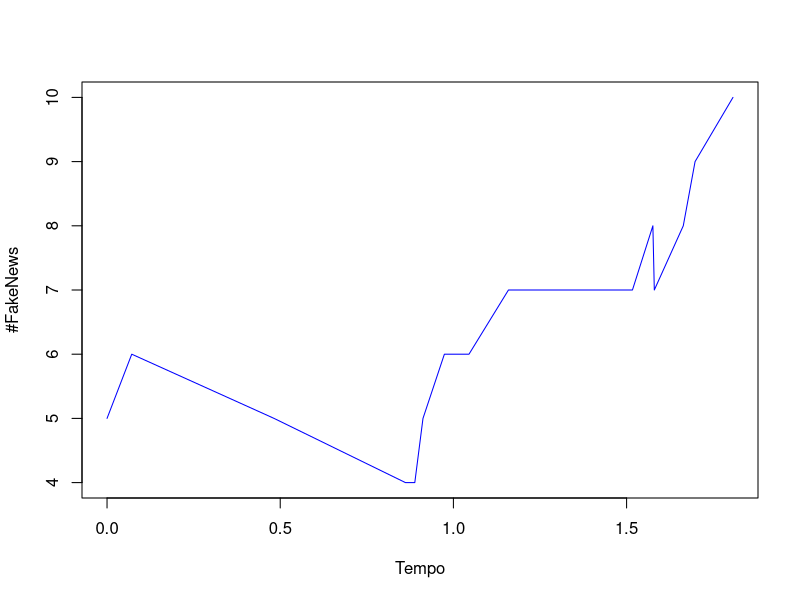

Here is the R script that generated this plot:

#set.seed(1)
#calcula o proximo evento
calculaProxEvento <- function(tl, colname, n, k, tt) {
  
	#inicializo uma matriz para inserir os eventos que vão ser gerados para poder pegar o proximo evento, sendo que esse evento é o com menor tempo (por falta de memoria podemos fazer assim)
	prox <- matrix(rep(0,), ncol = length(colname), nrow = n*2)
	colnames(prox) <- colname
	
	#Faço um for para calcular o próximo evento de cada usuário
	#Cada usuario propaga uma FakeNews e uma GoodNews. Se a timeline dele for soh FakeNews(ou soh goodNews) ele propaga a FakeNews(ou a GoodNews) com probabilidade 1.
	
	for(i in 1:n){
	
		#calcula prox FakeNews propagado do usuario i
		vizinho <- sample(1:(n-1), 1) #numero aleatorio entre 1 e K-1, daqui fazemos a conta para saber qual o vizinho que vai receber o post. A distribuição é uniforme.
		if(vizinho == i) {vizinho <- n} #A probabilidade é 1/N-1, porque ele nao tem auto referencia, entao se cair nele, vai ser o N-esimo elemento. #Um pouco de gambiarra, mas funciona
		#popula meus dados
		prox[i,1] <- i #TlSource
		prox[i,2] <- vizinho #TlDestination
		
		if(rowSums(tl)[i] == k){#todos os posts do propagador sao FakeNews, entao ele propaga FN
		  prox[i,3] <- 1
		} else if(rowSums(tl)[i] == 0){#todos os posts do propagador sao GoodNews, entao ele propaga GN
		  prox[i,3] <- 0
		} else {
		  prox[i,3] <- 1 #Type # 0 = GN, 1 = FN #aqui ta prob 1/2, tem que alterar depois, esta assim por questão de testes
		}
		##prox[i,3] <- if(sample(0:4,1) > 3) {0} else {1} #Aqui, por questão de testes tmb, coloquei uma prob de 3/5 para receber GoodNews e 2/5 para FakeNews.
		#prox[i,4] <- 0 #Total_FakeNews, vai ser calculado depois, coloco 0 para não ficar vazio
		prox[i,6] <- rexp(1) #Time #tempo exponencial usando função do próprio R.
		prox[i,5] <- prox[i,6] + tt
		#calcula prox GoodNews propagado do usuario i
		vizinho <- sample(1:(n-1), 1) #numero aleatorio entre 1 e K-1, daqui fazemos a conta para saber qual o vizinho que vai receber o post. A distribuição é uniforme.
		if(vizinho == i) {vizinho <- n} #A probabilidade é 1/N-1, porque ele nao tem auto referencia, entao se cair nele, vai ser o N-esimo elemento. #Um pouco de gambiarra, mas funciona
		#popula meus dados
		prox[n+i,1] <- i #TlSource
		prox[n+i,2] <- vizinho #TlDestination
		
		if(rowSums(tl)[i] == k){#todos os posts do propagador sao FakeNews, entao ele propaga FN
		  prox[n+i,3] <- 1
		} else if(rowSums(tl)[i] == 0){#todos os posts do propagador sao GoodNews, entao ele propaga GN
		  prox[n+i,3] <- 0
		} else {
		  prox[n+i,3] <- 0 #Type # 0 = GN, 1 = FN #aqui ta prob 1/2, tem que alterar depois, esta assim por questão de testes
		}
		##prox[i,3] <- if(sample(0:4,1) > 3) {0} else {1} #Aqui, por questão de testes tmb, coloquei uma prob de 3/5 para receber GoodNews e 2/5 para FakeNews.
		#prox[i,4] <- 0 #Total_FakeNews, vai ser calculado depois, coloco 0 para não ficar vazio
		
		prox[n+i,6] <- rexp(1) #Time #tempo exponencial usando função do próprio R.
		prox[n+i,5] <- prox[n+i,6] + tt
	
	}
	
	#orderna evento pela coluna "Time" em ordem crescente e adiciona esse evento no proximo evento.
	#Esse é o primeiro evento que vai acontecer pois é o com menor tempo.
	prox[order(prox[,ncol(prox)]),][1,]
	#return(prox)
}


#################################
roda_sim <- function() {

	#Cria timeLine com os valores "F" = 1,"G" = 0, podemos modificar do jeito que quisermos
	#GoodNews = 0
	#FakeNews = 1

	#set.seed(10)
	maxLoop <- 1000
	#qual valor vai ser inicializado no top das timeLines
	top <- 1 #Vai começar com FakeNews no top da timeline
	#qual valor vai ser inicializado no botton das timeLines
	botton <- 0 #Vai começar com GoodNews no booton da timeline
	#Numero posts na timeline
	K <- 2 #Minha timeline tem 2 posts só
	#Numero de usuarios
	N <- 5 #5 usuários
	#lambidas
	lambda0 <- 0 
	lambda1 <- 0 

	#nome das colunas do evento, uso para calcular tambem o tamanho da matriz. Esse objeto é apenas um vetor com os nomes das colunas para poder reaproveitar na hora de criar as matrizes
	#evento vai ter: [TlSource, TlDestination, Type, TotalFN, Time] #Tempo precisa ser sempre o ultimo elemento da lista para nao dar problema na function calculaProxEvento
	#TlSource = Quem está enviando o post
	#TlSource = Quem está recebendo o post
	#Type = Se é FakeNews(1) ou GoodNews(0)
	#TotalFN = Total de fakeNews no instante Time
	#Time = tempo que chegou o próximo post na timeline, aqui o tempo não é o total, é relativo, ou seja, é o espaço de tempo entre o ultimo post e a hora desse post
	colname <- c("TlSource", "TlDestination", "Type", "TotalFN", "TotalTime", "RelativeTime")

	#Timeline é criada da seguinte forma: [top, 0, 0, ..., 0, 0, booton] para cada linha, ou seja, se top = 1 e botton = 1, teremos todas as linhas como [1,0,...,0,1], timeline começa com fakenews e termina com fakenews
	timeLine <- matrix(rep(c(top, rep(0,K-2), botton),N), nrow = N, byrow = T)
	colnames(timeLine) <- c("Top", rep("middle", K-2), "Botton")

	#crio minha matriz de eventos
	eventos <- matrix(rep(0,length(colname)), ncol = length(colname))
	eventos[4] <- Reduce(`+`, (colSums(timeLine)))
	colnames(eventos) <- colname

	#cria matriz para receber o proximo evento
	prox_evento <- matrix(rep(0, length(colname)), nrow = 1, ncol = length(colname))
	colnames(prox_evento) <- colname

	#Reduce(`+`, (colSums(timeLine) # Essa conta serve para calcular quantas FakeNews tem, no total, nas timelines
	l<-0
	
	total_time <- 0
	#Meu loop roda 1000 vezes se minha timeLine não estiver totalmente com GoodNews ou totalmente com FakeNews, caso tenham todas as timeLines com FakeNews ou GoodNews, ele para
	while( (l <= maxLoop) & (Reduce(`+`, (colSums(timeLine))) != 0) &  (Reduce(`+`, (colSums(timeLine))) != K*N) ){
		#uso a function para calcular o proximo evento
		prox_evento <- calculaProxEvento(timeLine, colname, N, K, total_time)

		#faço a rotação da timeLine, ou seja, o top recebe o próximo post que pode ser FN ou GN e os outros posts da timeline "descem".
		for(i in K:2){
			timeLine[prox_evento[2], i] <- timeLine[prox_evento[2], i-1] #top vai pra botton
		}
		timeLine[prox_evento[2], 1] <- prox_evento[3] #evento entra no top da timeline
		
		######################################################################
		## RDN Case, mas validar probabilidade se eh linearmente distribuido ##
		######################################################################
		#para RDN podemos escolher aleatoriamente onde a mensagem vai entrar, entao basicamente vamos soh substituir um post aleatoriamente
		#timeLine[prox_evento[2], sample(1:K,1)] <- prox_evento[3] #top vai pra botton
		
		#calcula quantas FakeNews tem no total e adiciono na coluna correta
		prox_evento[4] <- Reduce(`+`, (colSums(timeLine)))
		#adiciona tempo total ate o momento
		#prox_evento[5] <- colSums(eventos)[6]+prox_evento[6]
		total_time <- prox_evento[5]
		
		#rbind serve para adicionar uma row na matriz, ou seja, estou adicionando o prox_evento na minha matriz de eventos
		eventos <- rbind(eventos, prox_evento)
		
		l <- l+1

	}
	
	return(eventos)
	#minha timeLine após o loop
	#timeLine
	#quantos eventos foram gerados
	#nrow(eventos)
	#plota a quantodade de FakeNews por evento
	#plot(eventos[,4], )
}

#inicializa um vetor vazio para inserir todos os tempos de simulação, para tirarmos a média
sim_time <- c()
#inicializa um vetor vazio para inserir todos os estados finais da simulação, para saber qual porcentagem de FakeNews e GoodNews do total das simulações
sim_TL <- c()

#numSim é o número de simulações que iremos realizar
numSim <- 100
#realiza as simulações e insere na lista sim_events
sim_events <- replicate(numSim,roda_sim())

#insere os dados de tempo de cada simulação
for(i in 1:numSim) {
	sim_time <- c(sim_time,(sim_events[[i]][nrow(sim_events[[i]]),5]))
}
#insere o estado final da time line (10 é tudo fakeNews e 0 é tudo goodNews)
for(i in 1:numSim) {
	sim_TL <- c(sim_TL,(sim_events[[i]][nrow(sim_events[[i]]),4]))
}
#média de tempo
mean(sim_time)

#Porcentagem de vezes que teve FakeNews
sumFN <- sum(sim_TL == 10)
sumGN <- sum(sim_TL == 0)
sumFN/length(sim_TL)

#plot do primeiro evento (tempo X #FakeNews)

plot(sim_events[[1]][,5], sim_events[[1]][,4], type="l", xlab = "Tempo", ylab = "#FakeNews", col="blue")

#sim_events[[1]][1,]
#site para ajudar a configurar o plot do grafico
#https://www.datamentor.io/r-programming/plot-function/
#plot(sim_events[,5], sim_events[,4], type="l", xlab = "Tempo", ylab = "#FakeNews", col="blue")


#FakeNewsTime <- matrix(c(sim_events[[1]][nrow(sim_events[[1]]),4], sim_events[[1]][nrow(sim_events[[1]]),5]), ncol = 2)

#for(i in 2:numSim) {
#	FakeNewsTime <- rbind(FakeNewsTime, matrix(c(sim_events[[i]][nrow(sim_events[[i]]),4], sim_events[[i]][nrow(sim_events[[i]]),5]), ncol = 2))
#}
#FakeNewsTime <- round(FakeNewsTime, 1)

#teste <- FakeNewsTime[FakeNewsTime[,1]==10,]

#pl <- seq(0,6,0.1)

#pl <- cbind(seq(0,20,0.1),0)

#for(i in 1:nrow(pl)) {
#	pl[i,2] <- sum(teste[,2]==(pl[i,1]))
#}

#pl <- pl[pl[,2]>0,]

#plot(pl, type="l")